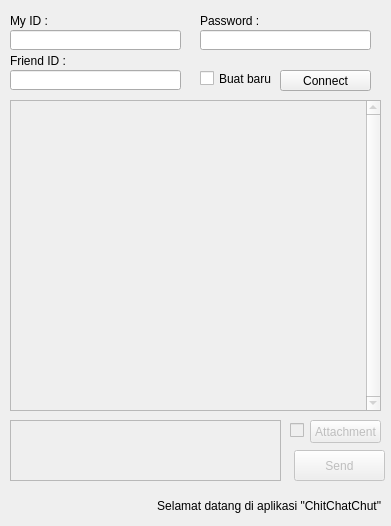
<?xml version="1.0" encoding="UTF-8"?>
<ui version="4.0">
 <class>Dialog</class>
 <widget class="QDialog" name="Dialog">
  <property name="windowModality">
   <enum>Qt::ApplicationModal</enum>
  </property>
  <property name="enabled">
   <bool>true</bool>
  </property>
  <property name="geometry">
   <rect>
    <x>0</x>
    <y>0</y>
    <width>391</width>
    <height>526</height>
   </rect>
  </property>
  <property name="sizePolicy">
   <sizepolicy hsizetype="Fixed" vsizetype="Fixed">
    <horstretch>0</horstretch>
    <verstretch>0</verstretch>
   </sizepolicy>
  </property>
  <property name="cursor">
   <cursorShape>ArrowCursor</cursorShape>
  </property>
  <property name="contextMenuPolicy">
   <enum>Qt::NoContextMenu</enum>
  </property>
  <property name="windowTitle">
   <string>ChitChatChut</string>
  </property>
  <property name="modal">
   <bool>false</bool>
  </property>
  <widget class="QPushButton" name="sendButton">
   <property name="enabled">
    <bool>false</bool>
   </property>
   <property name="geometry">
    <rect>
     <x>294</x>
     <y>450</y>
     <width>91</width>
     <height>31</height>
    </rect>
   </property>
   <property name="text">
    <string>Send</string>
   </property>
  </widget>
  <widget class="QPushButton" name="loadButton">
   <property name="geometry">
    <rect>
     <x>280</x>
     <y>70</y>
     <width>91</width>
     <height>21</height>
    </rect>
   </property>
   <property name="text">
    <string>Connect</string>
   </property>
  </widget>
  <widget class="QLabel" name="peringatan">
   <property name="geometry">
    <rect>
     <x>10</x>
     <y>490</y>
     <width>371</width>
     <height>31</height>
    </rect>
   </property>
   <property name="text">
    <string>Selamat datang di aplikasi &quot;ChitChatChut&quot;</string>
   </property>
   <property name="alignment">
    <set>Qt::AlignRight|Qt::AlignTrailing|Qt::AlignVCenter</set>
   </property>
   <property name="wordWrap">
    <bool>true</bool>
   </property>
  </widget>
  <widget class="QPlainTextEdit" name="inputBox">
   <property name="enabled">
    <bool>false</bool>
   </property>
   <property name="geometry">
    <rect>
     <x>10</x>
     <y>420</y>
     <width>271</width>
     <height>61</height>
    </rect>
   </property>
   <property name="plainText">
    <string/>
   </property>
  </widget>
  <widget class="QLineEdit" name="myID">
   <property name="enabled">
    <bool>true</bool>
   </property>
   <property name="geometry">
    <rect>
     <x>10</x>
     <y>30</y>
     <width>171</width>
     <height>20</height>
    </rect>
   </property>
   <property name="text">
    <string/>
   </property>
  </widget>
  <widget class="QLineEdit" name="friendID">
   <property name="enabled">
    <bool>true</bool>
   </property>
   <property name="geometry">
    <rect>
     <x>10</x>
     <y>70</y>
     <width>171</width>
     <height>20</height>
    </rect>
   </property>
   <property name="text">
    <string/>
   </property>
  </widget>
  <widget class="QLabel" name="peringatan_2">
   <property name="geometry">
    <rect>
     <x>10</x>
     <y>10</y>
     <width>51</width>
     <height>21</height>
    </rect>
   </property>
   <property name="text">
    <string>My ID : </string>
   </property>
   <property name="alignment">
    <set>Qt::AlignLeading|Qt::AlignLeft|Qt::AlignVCenter</set>
   </property>
   <property name="wordWrap">
    <bool>true</bool>
   </property>
  </widget>
  <widget class="QLabel" name="peringatan_3">
   <property name="enabled">
    <bool>true</bool>
   </property>
   <property name="geometry">
    <rect>
     <x>10</x>
     <y>50</y>
     <width>61</width>
     <height>21</height>
    </rect>
   </property>
   <property name="text">
    <string>Friend ID :</string>
   </property>
   <property name="alignment">
    <set>Qt::AlignLeading|Qt::AlignLeft|Qt::AlignVCenter</set>
   </property>
   <property name="wordWrap">
    <bool>true</bool>
   </property>
  </widget>
  <widget class="QCheckBox" name="buatBaru">
   <property name="enabled">
    <bool>true</bool>
   </property>
   <property name="geometry">
    <rect>
     <x>200</x>
     <y>70</y>
     <width>81</width>
     <height>17</height>
    </rect>
   </property>
   <property name="text">
    <string>Buat baru</string>
   </property>
   <property name="checked">
    <bool>false</bool>
   </property>
  </widget>
  <widget class="QCheckBox" name="attachState">
   <property name="enabled">
    <bool>false</bool>
   </property>
   <property name="geometry">
    <rect>
     <x>290</x>
     <y>420</y>
     <width>16</width>
     <height>21</height>
    </rect>
   </property>
   <property name="text">
    <string/>
   </property>
  </widget>
  <widget class="QPushButton" name="attachButton">
   <property name="enabled">
    <bool>false</bool>
   </property>
   <property name="geometry">
    <rect>
     <x>310</x>
     <y>420</y>
     <width>71</width>
     <height>23</height>
    </rect>
   </property>
   <property name="text">
    <string>Attachment</string>
   </property>
  </widget>
  <widget class="QTextBrowser" name="chatRoom">
   <property name="enabled">
    <bool>false</bool>
   </property>
   <property name="geometry">
    <rect>
     <x>10</x>
     <y>100</y>
     <width>371</width>
     <height>311</height>
    </rect>
   </property>
   <property name="verticalScrollBarPolicy">
    <enum>Qt::ScrollBarAlwaysOn</enum>
   </property>
   <property name="horizontalScrollBarPolicy">
    <enum>Qt::ScrollBarAsNeeded</enum>
   </property>
   <property name="openExternalLinks">
    <bool>true</bool>
   </property>
  </widget>
  <widget class="QLineEdit" name="myPass">
   <property name="enabled">
    <bool>true</bool>
   </property>
   <property name="geometry">
    <rect>
     <x>200</x>
     <y>30</y>
     <width>171</width>
     <height>20</height>
    </rect>
   </property>
   <property name="inputMethodHints">
    <set>Qt::ImhHiddenText|Qt::ImhNoAutoUppercase|Qt::ImhNoPredictiveText|Qt::ImhSensitiveData</set>
   </property>
   <property name="text">
    <string/>
   </property>
   <property name="echoMode">
    <enum>QLineEdit::Password</enum>
   </property>
  </widget>
  <widget class="QLabel" name="peringatan_4">
   <property name="geometry">
    <rect>
     <x>200</x>
     <y>10</y>
     <width>61</width>
     <height>21</height>
    </rect>
   </property>
   <property name="text">
    <string>Password :</string>
   </property>
   <property name="alignment">
    <set>Qt::AlignLeading|Qt::AlignLeft|Qt::AlignVCenter</set>
   </property>
   <property name="wordWrap">
    <bool>true</bool>
   </property>
  </widget>
 </widget>
 <resources/>
 <connections/>
</ui>
